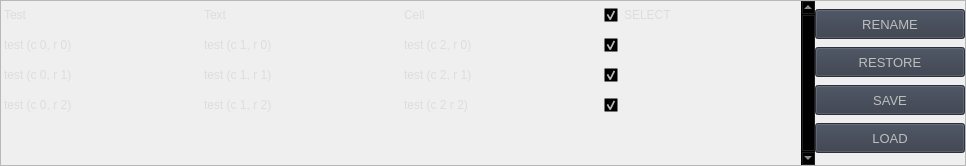
                        <widget class="QFrame" name="row_3">
                         <property name="minimumSize">
                          <size>
                           <width>0</width>
                           <height>150</height>
                          </size>
                         </property>
                         <property name="frameShape">
                          <enum>QFrame::StyledPanel</enum>
                         </property>
                         <property name="frameShadow">
                          <enum>QFrame::Raised</enum>
                         </property>
                         <layout class="QHBoxLayout" name="horizontalLayout_12">
                          <property name="spacing">
                           <number>0</number>
                          </property>
                          <property name="leftMargin">
                           <number>0</number>
                          </property>
                          <property name="topMargin">
                           <number>0</number>
                          </property>
                          <property name="rightMargin">
                           <number>0</number>
                          </property>
                          <property name="bottomMargin">
                           <number>0</number>
                          </property>
                          <item>
                           <widget class="QTableWidget" name="table_layout">
                            <property name="sizePolicy">
                             <sizepolicy hsizetype="Expanding" vsizetype="Expanding">
                              <horstretch>0</horstretch>
                              <verstretch>0</verstretch>
                             </sizepolicy>
                            </property>
                            <property name="palette">
                             <palette>
                              <active>
                               <colorrole role="WindowText">
                                <brush brushstyle="SolidPattern">
                                 <color alpha="255">
                                  <red>221</red>
                                  <green>221</green>
                                  <blue>221</blue>
                                 </color>
                                </brush>
                               </colorrole>
                               <colorrole role="Button">
                                <brush brushstyle="SolidPattern">
                                 <color alpha="0">
                                  <red>0</red>
                                  <green>0</green>
                                  <blue>0</blue>
                                 </color>
                                </brush>
                               </colorrole>
                               <colorrole role="Text">
                                <brush brushstyle="SolidPattern">
                                 <color alpha="255">
                                  <red>221</red>
                                  <green>221</green>
                                  <blue>221</blue>
                                 </color>
                                </brush>
                               </colorrole>
                               <colorrole role="ButtonText">
                                <brush brushstyle="SolidPattern">
                                 <color alpha="255">
                                  <red>221</red>
                                  <green>221</green>
                                  <blue>221</blue>
                                 </color>
                                </brush>
                               </colorrole>
                               <colorrole role="Base">
                                <brush brushstyle="NoBrush">
                                 <color alpha="255">
                                  <red>0</red>
                                  <green>0</green>
                                  <blue>0</blue>
                                 </color>
                                </brush>
                               </colorrole>
                               <colorrole role="Window">
                                <brush brushstyle="SolidPattern">
                                 <color alpha="0">
                                  <red>0</red>
                                  <green>0</green>
                                  <blue>0</blue>
                                 </color>
                                </brush>
                               </colorrole>
                              </active>
                              <inactive>
                               <colorrole role="WindowText">
                                <brush brushstyle="SolidPattern">
                                 <color alpha="255">
                                  <red>221</red>
                                  <green>221</green>
                                  <blue>221</blue>
                                 </color>
                                </brush>
                               </colorrole>
                               <colorrole role="Button">
                                <brush brushstyle="SolidPattern">
                                 <color alpha="0">
                                  <red>0</red>
                                  <green>0</green>
                                  <blue>0</blue>
                                 </color>
                                </brush>
                               </colorrole>
                               <colorrole role="Text">
                                <brush brushstyle="SolidPattern">
                                 <color alpha="255">
                                  <red>221</red>
                                  <green>221</green>
                                  <blue>221</blue>
                                 </color>
                                </brush>
                               </colorrole>
                               <colorrole role="ButtonText">
                                <brush brushstyle="SolidPattern">
                                 <color alpha="255">
                                  <red>221</red>
                                  <green>221</green>
                                  <blue>221</blue>
                                 </color>
                                </brush>
                               </colorrole>
                               <colorrole role="Base">
                                <brush brushstyle="NoBrush">
                                 <color alpha="255">
                                  <red>0</red>
                                  <green>0</green>
                                  <blue>0</blue>
                                 </color>
                                </brush>
                               </colorrole>
                               <colorrole role="Window">
                                <brush brushstyle="SolidPattern">
                                 <color alpha="0">
                                  <red>0</red>
                                  <green>0</green>
                                  <blue>0</blue>
                                 </color>
                                </brush>
                               </colorrole>
                              </inactive>
                              <disabled>
                               <colorrole role="WindowText">
                                <brush brushstyle="SolidPattern">
                                 <color alpha="255">
                                  <red>221</red>
                                  <green>221</green>
                                  <blue>221</blue>
                                 </color>
                                </brush>
                               </colorrole>
                               <colorrole role="Button">
                                <brush brushstyle="SolidPattern">
                                 <color alpha="0">
                                  <red>0</red>
                                  <green>0</green>
                                  <blue>0</blue>
                                 </color>
                                </brush>
                               </colorrole>
                               <colorrole role="Text">
                                <brush brushstyle="SolidPattern">
                                 <color alpha="255">
                                  <red>221</red>
                                  <green>221</green>
                                  <blue>221</blue>
                                 </color>
                                </brush>
                               </colorrole>
                               <colorrole role="ButtonText">
                                <brush brushstyle="SolidPattern">
                                 <color alpha="255">
                                  <red>221</red>
                                  <green>221</green>
                                  <blue>221</blue>
                                 </color>
                                </brush>
                               </colorrole>
                               <colorrole role="Base">
                                <brush brushstyle="NoBrush">
                                 <color alpha="255">
                                  <red>0</red>
                                  <green>0</green>
                                  <blue>0</blue>
                                 </color>
                                </brush>
                               </colorrole>
                               <colorrole role="Window">
                                <brush brushstyle="SolidPattern">
                                 <color alpha="0">
                                  <red>0</red>
                                  <green>0</green>
                                  <blue>0</blue>
                                 </color>
                                </brush>
                               </colorrole>
                              </disabled>
                             </palette>
                            </property>
                            <property name="frameShape">
                             <enum>QFrame::NoFrame</enum>
                            </property>
                            <property name="verticalScrollBarPolicy">
                             <enum>Qt::ScrollBarAlwaysOn</enum>
                            </property>
                            <property name="sizeAdjustPolicy">
                             <enum>QAbstractScrollArea::AdjustToContents</enum>
                            </property>
                            <property name="editTriggers">
                             <set>QAbstractItemView::NoEditTriggers</set>
                            </property>
                            <property name="selectionMode">
                             <enum>QAbstractItemView::NoSelection</enum>
                            </property>
                            <property name="selectionBehavior">
                             <enum>QAbstractItemView::SelectRows</enum>
                            </property>
                            <property name="showGrid">
                             <bool>true</bool>
                            </property>
                            <property name="gridStyle">
                             <enum>Qt::SolidLine</enum>
                            </property>
                            <property name="sortingEnabled">
                             <bool>true</bool>
                            </property>
                            <attribute name="horizontalHeaderVisible">
                             <bool>false</bool>
                            </attribute>
                            <attribute name="horizontalHeaderCascadingSectionResizes">
                             <bool>true</bool>
                            </attribute>
                            <attribute name="horizontalHeaderDefaultSectionSize">
                             <number>200</number>
                            </attribute>
                            <attribute name="horizontalHeaderStretchLastSection">
                             <bool>true</bool>
                            </attribute>
                            <attribute name="verticalHeaderVisible">
                             <bool>false</bool>
                            </attribute>
                            <attribute name="verticalHeaderCascadingSectionResizes">
                             <bool>false</bool>
                            </attribute>
                            <attribute name="verticalHeaderHighlightSections">
                             <bool>false</bool>
                            </attribute>
                            <attribute name="verticalHeaderStretchLastSection">
                             <bool>true</bool>
                            </attribute>
                            <row>
                             <property name="text">
                              <string>New Row</string>
                             </property>
                             <property name="font">
                              <font>
                               <family>Segoe UI</family>
                              </font>
                             </property>
                            </row>
                            <row>
                             <property name="text">
                              <string>New Row</string>
                             </property>
                            </row>
                            <row>
                             <property name="text">
                              <string>New Row</string>
                             </property>
                            </row>
                            <row>
                             <property name="text">
                              <string>New Row</string>
                             </property>
                            </row>
                            <row>
                             <property name="text">
                              <string>New Row</string>
                             </property>
                            </row>
                            <column>
                             <property name="text">
                              <string>0</string>
                             </property>
                            </column>
                            <column>
                             <property name="text">
                              <string>1</string>
                             </property>
                            </column>
                            <column>
                             <property name="text">
                              <string>2</string>
                             </property>
                            </column>
                            <column>
                             <property name="text">
                              <string>3</string>
                             </property>
                            </column>
                            <item row="0" column="0">
                             <property name="text">
                              <string>Test</string>
                             </property>
                            </item>
                            <item row="0" column="1">
                             <property name="text">
                              <string>Text</string>
                             </property>
                            </item>
                            <item row="0" column="2">
                             <property name="text">
                              <string>Cell</string>
                             </property>
                            </item>
                            <item row="0" column="3">
                             <property name="text">
                              <string>SELECT</string>
                             </property>
                             <property name="checkState">
                              <enum>Checked</enum>
                             </property>
                            </item>
                            <item row="1" column="0">
                             <property name="text">
                              <string>test (c 0, r 0)</string>
                             </property>
                            </item>
                            <item row="1" column="1">
                             <property name="text">
                              <string>test (c 1, r 0)</string>
                             </property>
                            </item>
                            <item row="1" column="2">
                             <property name="text">
                              <string>test (c 2, r 0)</string>
                             </property>
                            </item>
                            <item row="1" column="3">
                             <property name="text">
                              <string/>
                             </property>
                             <property name="checkState">
                              <enum>Checked</enum>
                             </property>
                            </item>
                            <item row="2" column="0">
                             <property name="text">
                              <string>test (c 0, r 1)</string>
                             </property>
                            </item>
                            <item row="2" column="1">
                             <property name="text">
                              <string>test (c 1, r 1)</string>
                             </property>
                            </item>
                            <item row="2" column="2">
                             <property name="text">
                              <string>test (c 2, r 1)</string>
                             </property>
                            </item>
                            <item row="2" column="3">
                             <property name="text">
                              <string/>
                             </property>
                             <property name="checkState">
                              <enum>Checked</enum>
                             </property>
                            </item>
                            <item row="3" column="0">
                             <property name="text">
                              <string>test (c 0, r 2)</string>
                             </property>
                            </item>
                            <item row="3" column="1">
                             <property name="text">
                              <string>test (c 1, r 2)</string>
                             </property>
                            </item>
                            <item row="3" column="2">
                             <property name="text">
                              <string>test (c 2 r 2)</string>
                             </property>
                            </item>
                            <item row="3" column="3">
                             <property name="text">
                              <string/>
                             </property>
                             <property name="checkState">
                              <enum>Checked</enum>
                             </property>
                            </item>
                           </widget>
                          </item>
                          <item>
                           <layout class="QVBoxLayout" name="optionBtns_layout">
                            <item>
                             <widget class="QPushButton" name="delete_btn">
                              <property name="enabled">
                               <bool>false</bool>
                              </property>
                              <property name="minimumSize">
                               <size>
                                <width>150</width>
                                <height>30</height>
                               </size>
                              </property>
                              <property name="font">
                               <font>
                                <family>Segoe UI</family>
                                <pointsize>10</pointsize>
                                <weight>50</weight>
                                <italic>false</italic>
                                <bold>false</bold>
                               </font>
                              </property>
                              <property name="cursor">
                               <cursorShape>PointingHandCursor</cursorShape>
                              </property>
                              <property name="toolTip">
                               <string>Delete all selected items</string>
                              </property>
                              <property name="styleSheet">
                               <string notr="true">background-color: rgb(52, 59, 72);</string>
                              </property>
                              <property name="text">
                               <string>RENAME</string>
                              </property>
                              <property name="icon">
                               <iconset>
                                <normaloff>../images/icons/delete sign.svg</normaloff>../images/icons/delete sign.svg</iconset>
                              </property>
                              <property name="iconSize">
                               <size>
                                <width>30</width>
                                <height>30</height>
                               </size>
                              </property>
                             </widget>
                            </item>
                            <item>
                             <widget class="QPushButton" name="restore_btn">
                              <property name="enabled">
                               <bool>false</bool>
                              </property>
                              <property name="minimumSize">
                               <size>
                                <width>150</width>
                                <height>30</height>
                               </size>
                              </property>
                              <property name="font">
                               <font>
                                <family>Segoe UI</family>
                                <pointsize>10</pointsize>
                                <weight>50</weight>
                                <italic>false</italic>
                                <bold>false</bold>
                               </font>
                              </property>
                              <property name="cursor">
                               <cursorShape>PointingHandCursor</cursorShape>
                              </property>
                              <property name="toolTip">
                               <string>Restore last deleted process</string>
                              </property>
                              <property name="styleSheet">
                               <string notr="true">background-color: rgb(52, 59, 72);</string>
                              </property>
                              <property name="text">
                               <string>RESTORE</string>
                              </property>
                              <property name="icon">
                               <iconset>
                                <normaloff>../images/icons/restore file.svg</normaloff>../images/icons/restore file.svg</iconset>
                              </property>
                              <property name="iconSize">
                               <size>
                                <width>30</width>
                                <height>30</height>
                               </size>
                              </property>
                             </widget>
                            </item>
                            <item>
                             <widget class="QPushButton" name="save_btn">
                              <property name="enabled">
                               <bool>false</bool>
                              </property>
                              <property name="minimumSize">
                               <size>
                                <width>150</width>
                                <height>30</height>
                               </size>
                              </property>
                              <property name="font">
                               <font>
                                <family>Segoe UI</family>
                                <pointsize>10</pointsize>
                                <weight>50</weight>
                                <italic>false</italic>
                                <bold>false</bold>
                               </font>
                              </property>
                              <property name="cursor">
                               <cursorShape>PointingHandCursor</cursorShape>
                              </property>
                              <property name="toolTip">
                               <string>Store current lookup</string>
                              </property>
                              <property name="styleSheet">
                               <string notr="true">background-color: rgb(52, 59, 72);</string>
                              </property>
                              <property name="text">
                               <string>SAVE</string>
                              </property>
                              <property name="icon">
                               <iconset>
                                <normaloff>../images/icons/file download.svg</normaloff>../images/icons/file download.svg</iconset>
                              </property>
                              <property name="iconSize">
                               <size>
                                <width>30</width>
                                <height>30</height>
                               </size>
                              </property>
                             </widget>
                            </item>
                            <item>
                             <widget class="QPushButton" name="load_btn">
                              <property name="enabled">
                               <bool>false</bool>
                              </property>
                              <property name="minimumSize">
                               <size>
                                <width>150</width>
                                <height>30</height>
                               </size>
                              </property>
                              <property name="font">
                               <font>
                                <family>Segoe UI</family>
                                <pointsize>10</pointsize>
                                <weight>50</weight>
                                <italic>false</italic>
                                <bold>false</bold>
                               </font>
                              </property>
                              <property name="cursor">
                               <cursorShape>PointingHandCursor</cursorShape>
                              </property>
                              <property name="toolTip">
                               <string>Load previous lookup</string>
                              </property>
                              <property name="styleSheet">
                               <string notr="true">background-color: rgb(52, 59, 72);</string>
                              </property>
                              <property name="text">
                               <string>LOAD</string>
                              </property>
                              <property name="icon">
                               <iconset>
                                <normaloff>../images/icons/file upload.svg</normaloff>../images/icons/file upload.svg</iconset>
                              </property>
                              <property name="iconSize">
                               <size>
                                <width>30</width>
                                <height>30</height>
                               </size>
                              </property>
                             </widget>
                            </item>
                           </layout>
                          </item>
                         </layout>
                        </widget>
